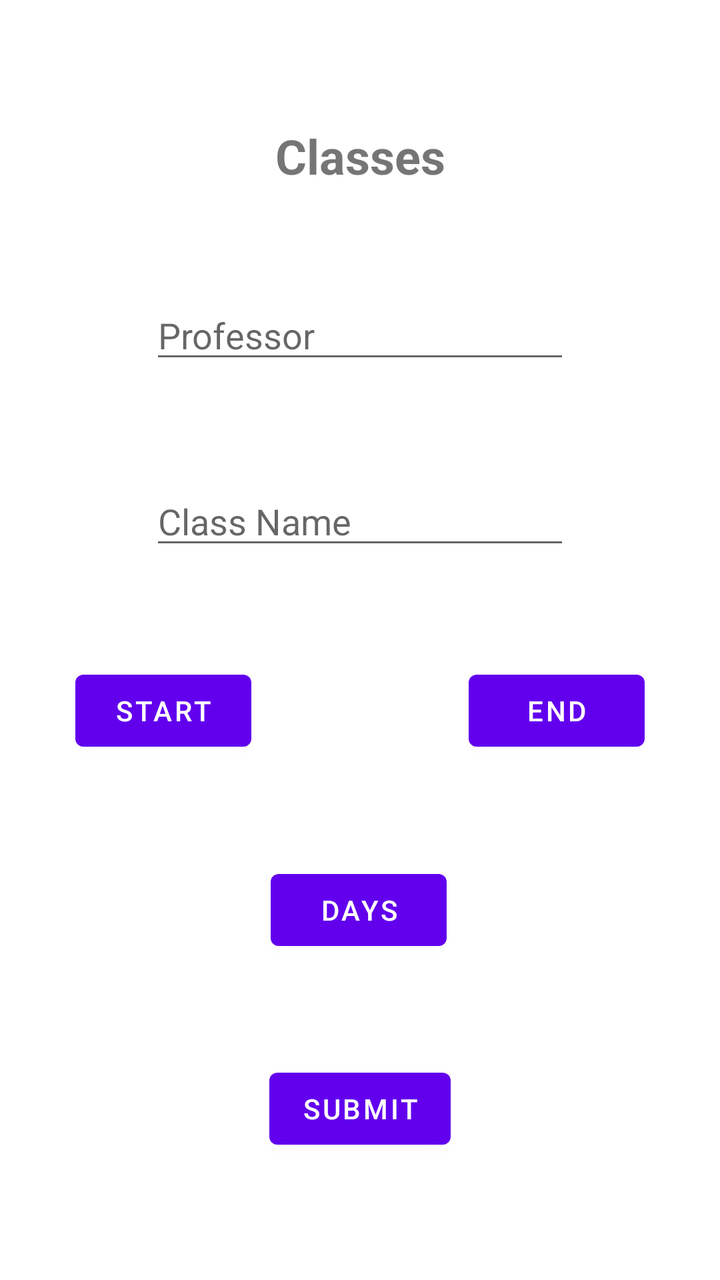
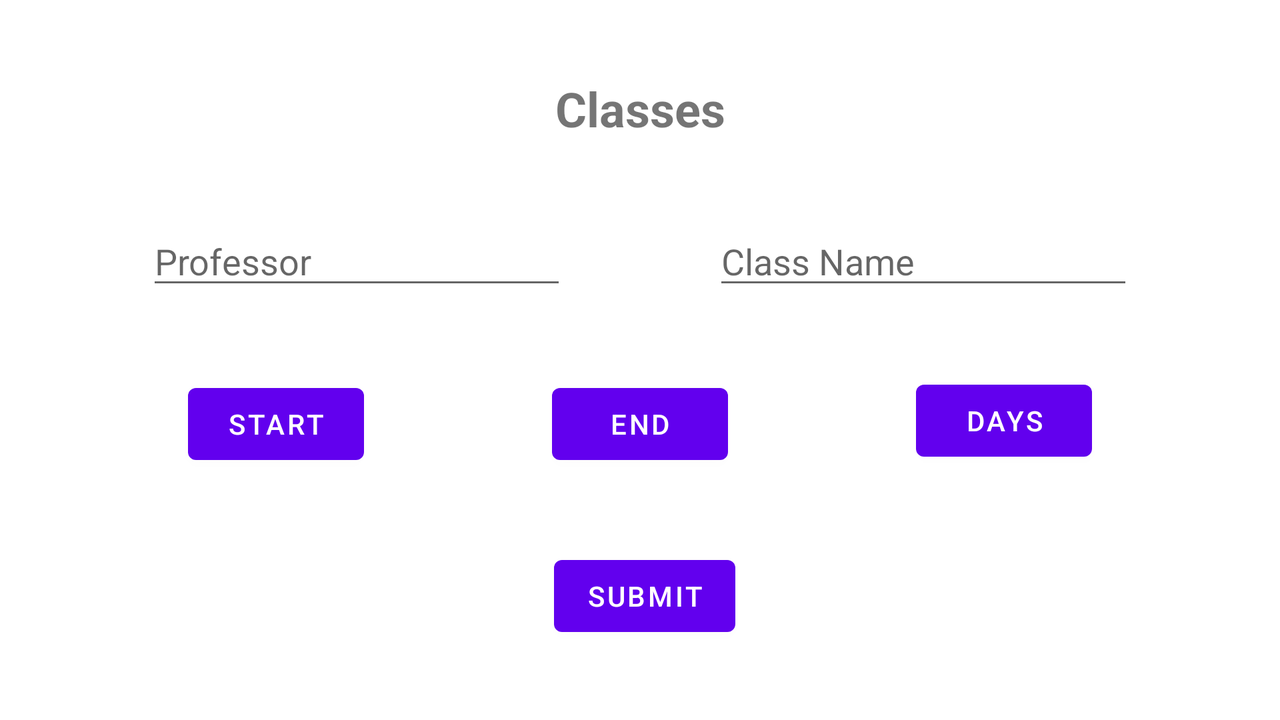

Compare how this app lays out the same screen by default and in its alternative resource folder. The renders come first, then the two layout files and the values they reference.
<!-- AndroidManifest.xml: application theme AppTheme_Light -->
<!-- res/layout/fragment_class.xml -->
<?xml version="1.0" encoding="utf-8"?>
<androidx.constraintlayout.widget.ConstraintLayout xmlns:android="http://schemas.android.com/apk/res/android"
    xmlns:app="http://schemas.android.com/apk/res-auto"
    xmlns:tools="http://schemas.android.com/tools"
    android:layout_width="match_parent"
    android:layout_height="match_parent"
    tools:context=".ClassFragment">


    <TextView
        android:id="@+id/classesTitle"
        android:layout_width="wrap_content"
        android:layout_height="wrap_content"
        android:layout_marginTop="10dp"
        android:text="Classes"
        android:textSize="24sp"
        android:textStyle="bold"
        app:layout_constraintBottom_toTopOf="@+id/professorEditText"
        app:layout_constraintEnd_toEndOf="parent"
        app:layout_constraintStart_toStartOf="parent"
        app:layout_constraintTop_toTopOf="parent" />

    <EditText
        android:id="@+id/professorEditText"
        android:layout_width="wrap_content"
        android:layout_height="wrap_content"
        android:ems="10"
        android:hint="Professor"
        android:inputType="text"
        app:layout_constraintBottom_toTopOf="@+id/classNameEditText"
        app:layout_constraintEnd_toEndOf="parent"
        app:layout_constraintStart_toStartOf="parent"
        app:layout_constraintTop_toBottomOf="@+id/classesTitle" />

    <EditText
        android:id="@+id/classNameEditText"
        android:layout_width="wrap_content"
        android:layout_height="wrap_content"
        android:ems="10"
        android:hint="Class Name"
        android:inputType="text"
        app:layout_constraintBottom_toTopOf="@+id/classEndButton"
        app:layout_constraintEnd_toEndOf="parent"
        app:layout_constraintStart_toStartOf="parent"
        app:layout_constraintTop_toBottomOf="@+id/professorEditText" />


    <Button
        android:id="@+id/classStartButton"
        android:layout_width="wrap_content"
        android:layout_height="wrap_content"
        android:layout_marginEnd="71dp"
        android:text="Start"
        app:layout_constraintBottom_toTopOf="@+id/classSelectDaysButton"
        app:layout_constraintEnd_toStartOf="@+id/classEndButton"
        app:layout_constraintStart_toStartOf="parent"
        app:layout_constraintTop_toBottomOf="@+id/classNameEditText" />

    <Button
        android:id="@+id/classEndButton"
        android:layout_width="wrap_content"
        android:layout_height="wrap_content"
        android:text="End"
        app:layout_constraintBottom_toTopOf="@+id/classSelectDaysButton"
        app:layout_constraintEnd_toEndOf="parent"
        app:layout_constraintHorizontal_bias="0.302"
        app:layout_constraintStart_toEndOf="@+id/classStartButton"
        app:layout_constraintTop_toBottomOf="@+id/classNameEditText" />

    <Button
        android:id="@+id/classSelectDaysButton"
        android:layout_width="wrap_content"
        android:layout_height="wrap_content"
        android:text="Days"
        app:layout_constraintBottom_toTopOf="@+id/classSubmitButton"
        app:layout_constraintEnd_toEndOf="parent"
        app:layout_constraintHorizontal_bias="0.497"
        app:layout_constraintStart_toStartOf="parent"
        app:layout_constraintTop_toBottomOf="@+id/classEndButton" />

    <Button
        android:id="@+id/classSubmitButton"
        android:layout_width="wrap_content"
        android:layout_height="wrap_content"
        android:layout_marginBottom="10dp"
        android:text="Submit"
        app:layout_constraintBottom_toBottomOf="parent"
        app:layout_constraintEnd_toEndOf="parent"
        app:layout_constraintStart_toStartOf="parent"
        app:layout_constraintTop_toBottomOf="@+id/classSelectDaysButton" />


</androidx.constraintlayout.widget.ConstraintLayout>
<!-- resources referenced by this layout -->
<resources>
  <style name="AppTheme_Light" parent="Theme.MaterialComponents.DayNight.NoActionBar">
          
          <item name="colorPrimary">@color/purple_500</item>
          <item name="colorPrimaryVariant">@color/purple_700</item>
          <item name="colorOnPrimary">@android:color/white</item>
  
          
          <item name="colorSecondary">@color/teal_200</item>
          <item name="colorOnSecondary">@android:color/white</item>
  
          
          <item name="android:windowBackground">@android:color/white</item> 
  
          
          <item name="colorSurface">@android:color/white</item>
          <item name="colorOnSurface">@android:color/black</item>
      </style>
  <color name="purple_500">#6200EE</color>
  <color name="purple_700">#3700B3</color>
  <color name="teal_200">#03DAC5</color>
</resources>
<!-- res/layout-land/fragment_class.xml (the repository's variant of the layout above) -->
<!-- drawn on the phone turned sideways -->
<?xml version="1.0" encoding="utf-8"?>
<androidx.constraintlayout.widget.ConstraintLayout xmlns:android="http://schemas.android.com/apk/res/android"
    xmlns:app="http://schemas.android.com/apk/res-auto"
    xmlns:tools="http://schemas.android.com/tools"
    android:layout_width="match_parent"
    android:layout_height="match_parent"
    tools:context=".ClassFragment">


    <TextView
        android:id="@+id/classesTitle"
        android:layout_width="wrap_content"
        android:layout_height="wrap_content"
        android:text="Classes"
        android:textSize="24sp"
        android:textStyle="bold"
        app:layout_constraintBottom_toTopOf="@+id/professorEditText"
        app:layout_constraintEnd_toEndOf="parent"
        app:layout_constraintStart_toStartOf="parent"
        app:layout_constraintTop_toTopOf="parent" />


    <EditText
        android:id="@+id/professorEditText"
        android:layout_width="wrap_content"
        android:layout_height="wrap_content"
        android:ems="10"
        android:hint="Professor"
        android:inputType="text"
        app:layout_constraintBottom_toTopOf="@+id/classEndButton"
        app:layout_constraintEnd_toStartOf="@+id/classNameEditText"
        app:layout_constraintStart_toStartOf="parent"
        app:layout_constraintTop_toBottomOf="@+id/classesTitle" />

    <EditText
        android:id="@+id/classNameEditText"
        android:layout_width="wrap_content"
        android:layout_height="wrap_content"
        android:ems="10"
        android:hint="Class Name"
        android:inputType="text"
        app:layout_constraintBottom_toTopOf="@+id/classEndButton"
        app:layout_constraintEnd_toEndOf="parent"
        app:layout_constraintStart_toEndOf="@+id/professorEditText"
        app:layout_constraintTop_toBottomOf="@+id/classesTitle" />

    <Button
        android:id="@+id/classStartButton"
        android:layout_width="wrap_content"
        android:layout_height="wrap_content"
        android:text="Start"
        app:layout_constraintBottom_toTopOf="@+id/classSubmitButton"
        app:layout_constraintEnd_toStartOf="@+id/classEndButton"
        app:layout_constraintHorizontal_bias="0.0"
        app:layout_constraintStart_toStartOf="parent"
        app:layout_constraintTop_toBottomOf="@+id/classNameEditText" />

    <Button
        android:id="@+id/classEndButton"
        android:layout_width="wrap_content"
        android:layout_height="wrap_content"
        android:text="End"
        app:layout_constraintBottom_toTopOf="@+id/classSubmitButton"
        app:layout_constraintEnd_toStartOf="@+id/classSelectDaysButton"
        app:layout_constraintStart_toEndOf="@+id/classStartButton"
        app:layout_constraintTop_toBottomOf="@+id/classNameEditText"
        app:layout_constraintVertical_bias="0.911" />

    <Button
        android:id="@+id/classSelectDaysButton"
        android:layout_width="wrap_content"
        android:layout_height="wrap_content"
        android:text="Days"
        app:layout_constraintBottom_toTopOf="@+id/classSubmitButton"
        app:layout_constraintEnd_toEndOf="parent"
        app:layout_constraintStart_toEndOf="@+id/classEndButton"
        app:layout_constraintTop_toBottomOf="@+id/classNameEditText"
        app:layout_constraintVertical_bias="0.479" />

    <Button
        android:id="@+id/classSubmitButton"
        android:layout_width="wrap_content"
        android:layout_height="wrap_content"
        android:text="Submit"
        app:layout_constraintBottom_toBottomOf="parent"
        app:layout_constraintEnd_toEndOf="parent"
        app:layout_constraintHorizontal_bias="0.504"
        app:layout_constraintStart_toStartOf="parent"
        app:layout_constraintTop_toBottomOf="@+id/classEndButton" />


</androidx.constraintlayout.widget.ConstraintLayout>
